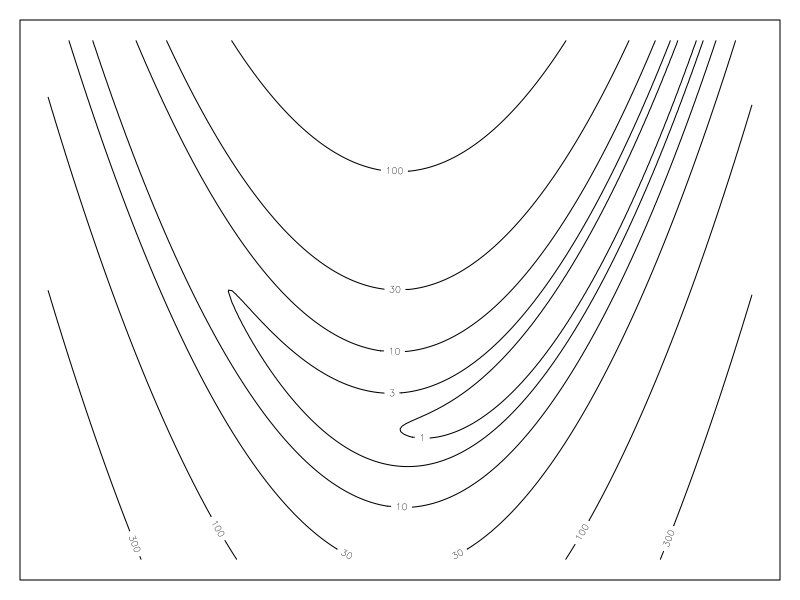
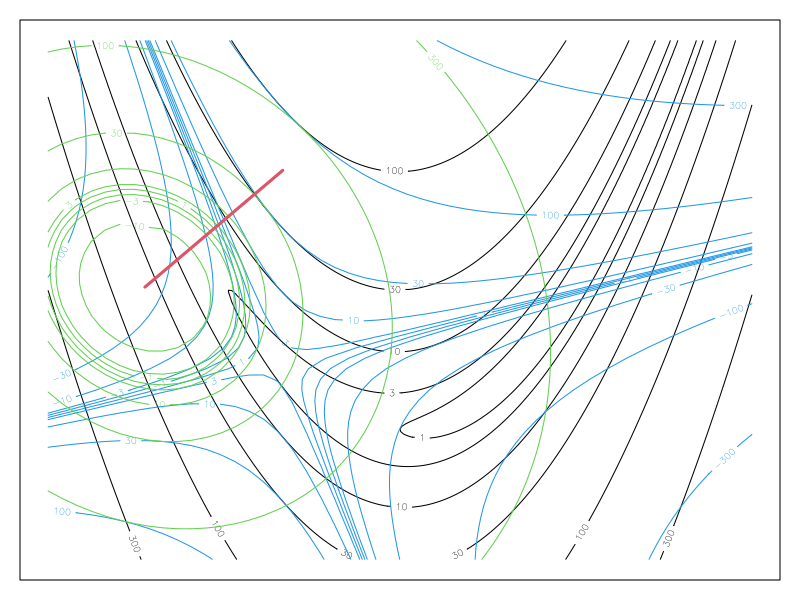
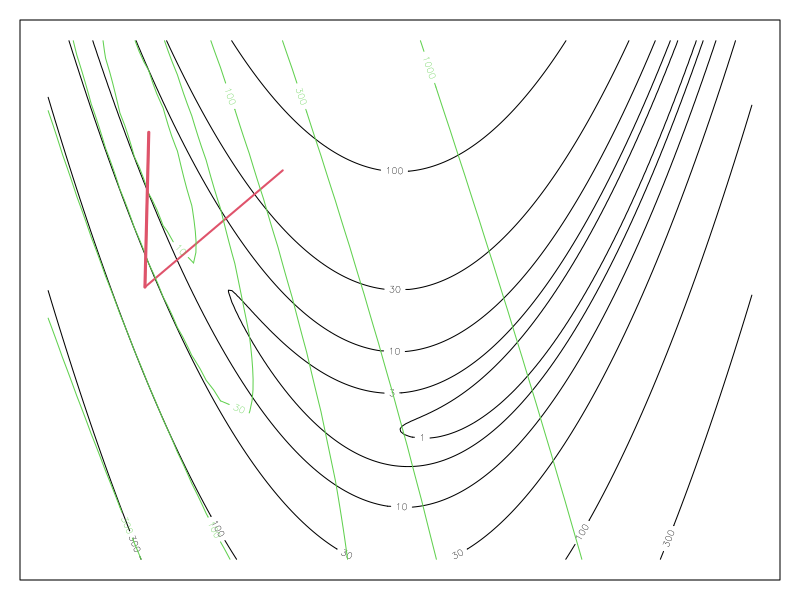
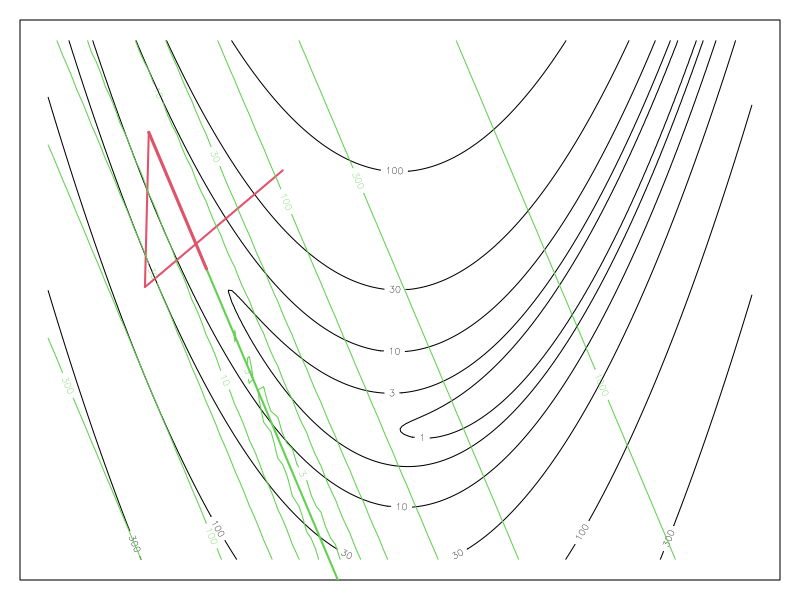
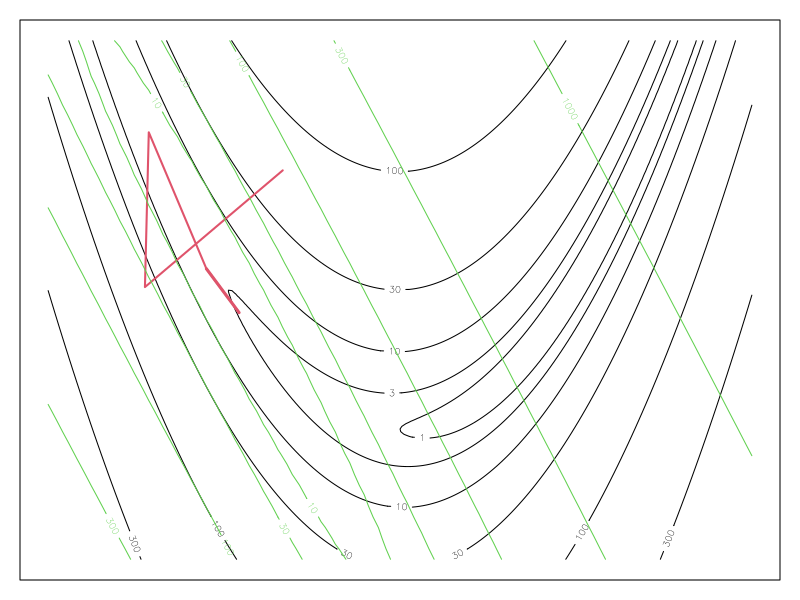
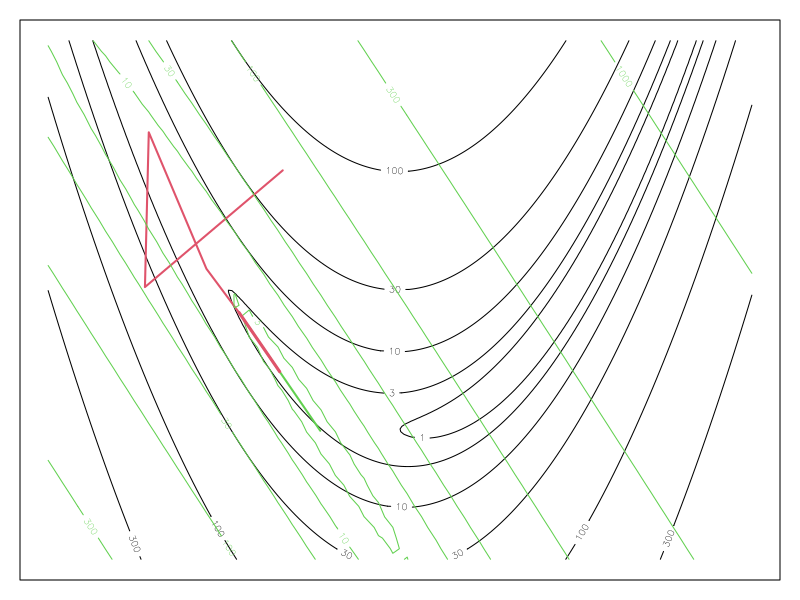
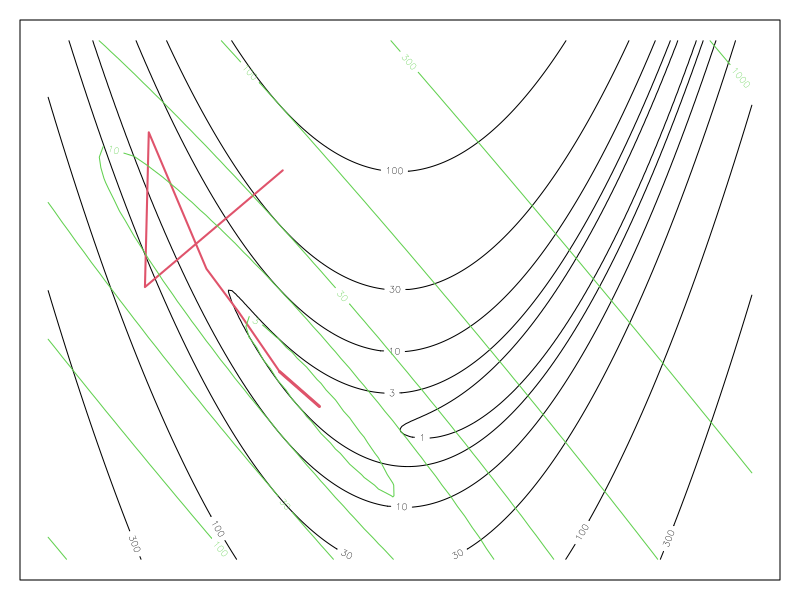
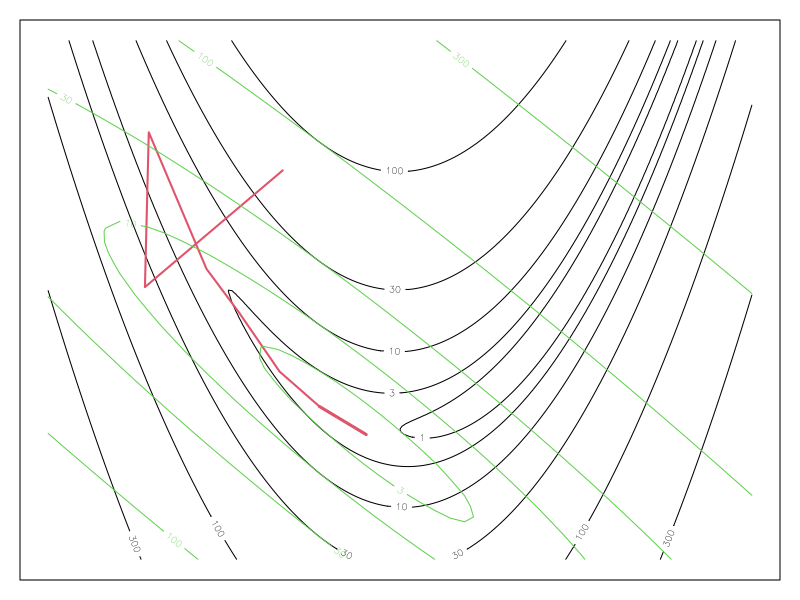

Recreate these plots in R, in order. (Note: this script raises an error after producing the figures.)
## (c) Simon Wood 2007
## source("c:/lnotes/APTS/R-code/optimization/newton.r")

ad.quad <- function(f0,g,H,x,z,col=2,trans=log10,lev=1:10/2,lty=1) {
## function to add a quadratic approximation to a contour
## plot of a function, based on a Taylor expansion
## at x,z
  qap <- function(x,z,f0,g,H) {
    X <- matrix(c(x,z),length(x),2)
    f0 + X%*%g + rowSums((X%*%H)*X)/2
  }
  n <- 50
  xx <- seq(-1.5,1.5,length=n)
  zz <- seq(-.5,1.5,length=n)
  q <- trans(outer(xx-x,zz-z,qap,f0=f0,g=g,H=H)) 
  contour(xx,zz,matrix(q,n,n),col=col,add=TRUE,levels=lev,lty=lty)
}



newton.2d <- function(fn,fn.g,fn.h,x,click=FALSE,trans=log10,lev=1:10/2,stub="newt2d") {
## function to illustrate Newton in
## 2d. x is a 3 by 2 matrix
  kk <- 2
  n <- 200
  xx <- seq(-1.5,1.5,length=n)
  zz <- seq(-.5,1.5,length=n)
  f <- outer(xx,zz,fn)
  if (TRUE){ 
    track.col <- 2;
    ap.col1 <- 4;ap.lty1=1
    ap.col2 <- 3;ap.lty2=1
    lwd.trial <- 2
    rb.col <- 1
  } else {
    track.col <- 1;
    ap.col1 <- 1;ap.lty1=1
    ap.col2 <- 1;ap.lty2=4
    lwd.trial <- 1
    rb.col <- "grey"
  }
  xl <- x[1]
  zl <- x[2]
  converged <- FALSE
  fi <- 0
  if (!click) { pdf(paste(stub,fi,".pdf",sep=""),width=8,height=6)
    par(mfrow=c(1,1),mar=c(1,1,1,1)); fi <- fi + 1}
  contour(xx,zz,matrix(trans(f),n,n),levels=lev,
            xaxt="n",yaxt="n",col=rb.col)
  if (!click) dev.off()
  g <- fn.g(x[1],x[2])
  while (!converged) {
    ## first get the quad approx.
    f0 <- fn(x[1],x[2])
   
    H <- fn.h(x[1],x[2])
    if (!click) { pdf(paste(stub,fi,".pdf",sep=""),width=8,height=6)
    par(mfrow=c(1,1),mar=c(1,1,1,1)); fi <- fi + 1}
    contour(xx,zz,matrix(trans(f),n,n),levels=lev,
            xaxt="n",yaxt="n",col=rb.col)
    if (length(xl)>1) lines(xl,zl,col=track.col,lwd=2)
    
    ## Now check for +ve definiteness
    eh <- eigen(H,symmetric=TRUE)
    ind <- eh$values<0
    if (sum(ind)) ad.quad(f0,g,H,x[1],x[2],trans=trans,lev=lev,
                  col=ap.col1,lty=ap.lty1) ## plot it
    eh$values[ind] <- -eh$values[ind]
    H <- eh$vectors%*%(eh$values*(t(eh$vectors)))
    ad.quad(f0,g,H,x[1],x[2],col=ap.col2,trans=trans,lev=lev,
            lty=ap.lty2) ## plot modified quad ap
    ## get search direction
    dx <- solve(H,-g)
    x1 <- x + dx 
    lines(c(x[1],x1[1]),c(x[2],x1[2]),col=ap.col2,lwd=lwd.trial)
    f1 <- fn(x1[1],x1[2])
    while (f1>f0) { ## step halving loop
      dx <- dx/2
      x1 <- x+dx
      f1 <- fn(x1[1],x1[2])
    }  
    lines(c(x[1],x1[1]),c(x[2],x1[2]),col=track.col,lwd=3)
    x <- x1
    xl <- c(xl,x[1])
    zl <- c(zl,x[2])
    kk <- kk+1
    g <- fn.g(x[1],x[2])
    converged <- (max(abs(g))<1e-7)
    if (converged) points(x[1],x[2],pch=20)
    if (click) dum <- locator(1) else dev.off()
  }
 # points(x[1],x[2],pch=20)
  x
}


rb <- function(x,z) {
## Rosenbrock's function
  100*(z-x^2)^2 + (1-x)^2 
}

rb.grad <- function(x,z) {
## gradient of rosenbrocks function at a single point
  g <- rep(NA,2)
  g[2] <- 200*(z-x^2)
  g[1] <- 400*(x^3-z*x) + 2*(x-1)
  g
}

rb.hess <- function(x,z) {
## Hessian of Rosenbrock's function, at a single point
  H <- matrix(NA,2,2)
  H[2,2] <- 200
  H[1,1] <- 1200*x^2 - 400*z + 2
  H[2,1] <- H[1,2] <- -400*x
  H
}


lev <- c(-10^(3:-3),10^(-3:3))
lev <- c(-1000,-300,-100,-30,-10,-3,-1,1,3,10,30,100,300,1000)
ps <- FALSE
if (ps) { postscript("c:/lnotes/APTS/newton.eps")
par(mfrow=c(5,4),mar=c(1,1,1,1))} else {
par(mfrow=c(1,1),mar=c(1,1,1,1))
}
xx <- c(-.5,1)
setwd("~sw283/lnotes/StatProg/opt/ani")
res <- newton.2d(rb,rb.grad,rb.hess,xx,click = FALSE,trans=function(x) 11*(exp(x*.02)/(1+exp(x*.02))-.5),lev=c(-(5:1),0.2,1:5))


print(res)
if (ps) dev.off()
lev <- c(-1000,-300,-100,-30,-10,-3,-1,1,3,10,30,100,300,1000)
res <- newton.2d(rb,rb.grad,rb.hess,xx,click = !ps,trans=I,lev=lev)

## co-ord descent...

cd.2d <- function(fn,fn.g,fn.h,x,click=FALSE,trans=log10,lev=1:10/2,stub="newt2d") {
## function to illustrate co-ord descent in
## 2d. x is a 3 by 2 matrix
  kk <- 2
  n <- 200
  xx <- seq(-1.5,1.5,length=n)
  zz <- seq(-.5,1.5,length=n)
  f <- outer(xx,zz,fn)
  if (TRUE){ 
    track.col <- 2;
    ap.col1 <- 4;ap.lty1=1
    ap.col2 <- 3;ap.lty2=1
    lwd.trial <- 2
    rb.col <- 1
  } else {
    track.col <- 1;
    ap.col1 <- 1;ap.lty1=1
    ap.col2 <- 1;ap.lty2=4
    lwd.trial <- 1
    rb.col <- "grey"
  }
  xl <- x[1]
  zl <- x[2]
  converged <- FALSE
  if (!click) { pdf(paste(stub,0,".pdf",sep=""),width=8,height=6)
    par(mfrow=c(1,1),mar=c(1,1,1,1)); }
  contour(xx,zz,matrix(trans(f),n,n),levels=lev,
            xaxt="n",yaxt="n",col=rb.col)
	    points(1,1,pch=3)
  if (!click) dev.off()
  g <- fn.g(x[1],x[2])
  xt <- zt <- rep(NA,1000000)
  k <- 1
  xt[k] <- x[1]
  zt[k] <- x[2]
  while (!converged&&k<41) {
    if (!click) { pdf(paste(stub,k,".pdf",sep=""),width=8,height=6)
    par(mfrow=c(1,1),mar=c(1,1,1,1));}
    contour(xx,zz,matrix(trans(f),n,n),levels=lev,
            xaxt="n",yaxt="n",col=rb.col)
    points(1,1,pch=3)
    ## optimize z
    x2 <- optimize(function(z,x) rb(x,z),c(-.5,1.5),x=x[1],tol=1e-8)$minimum
    k <- k + 1
    xt[k] <- xt[k-1]
    x[2] <- zt[k] <- x2
    lines(xt[1:k],zt[1:k],col=2,lwd=2)
    if (!click) dev.off()
    if (!click) { pdf(paste(stub,k,".pdf",sep=""),width=8,height=6)
    par(mfrow=c(1,1),mar=c(1,1,1,1));}
    contour(xx,zz,matrix(trans(f),n,n),levels=lev,
            xaxt="n",yaxt="n",col=rb.col)
	    points(1,1,pch=3)
    ## optimize x
    x1 <- optimize(fn,c(-1.5,1.5),z=x[2],tol=1e-8)$minimum
    k <- k + 1
    zt[k] <- zt[k-1]
    x[1] <- xt[k] <- x1
    lines(xt[1:k],zt[1:k],col=2,lwd=2)
    g <- fn.g(x[1],x[2])
    converged <- (max(abs(g))<1e-3)
    if (converged) points(x[1],x[2],pch=20)
    cat(k,"  ",max(abs(g)),"\n")
    if (click) dum <- locator(1) else dev.off()
  }
  k
}

cd.2d(rb,rb.grad,rb.hess,xx,click = FALSE,trans=function(x) 11*(exp(x*.02)/(1+exp(x*.02))-.5),
      lev=c(-(5:1),0.2,1:5),stub="cd")

## polytope

utope <- function(fn,x) {
## update the polytope in x
  ff <- fn(x[,1],x[,2])
  if (max(ff)-min(ff) < 1e-4*abs(mean(ff)+.1)) return(as.numeric(x[ff==min(ff),]))
  worst <- (1:3)[ff==max(ff)]
  best.centroid <- colMeans(x[-worst,])
  xn <- 2*best.centroid - x[worst,]
  f.new <- fn(xn[1],xn[2])
  if (f.new < min(ff)) { ## new best point -- try expansion
    xe <- best.centroid + 2*(xn - best.centroid)
    fe <- fn(xe[1],xe[2]) ## trying expanded step
    if (fe<f.new) x[worst,] <- xe else x[worst,] <- xn
  } else 
  if (f.new > max(ff[-worst])) { ## new worst step -- contract
     f.thresh <- min(f.new,max(ff))
     f.c <- f.thresh+1
     gamma <- .5
     if (f.new >= max(ff)) {
       xc <- best.centroid + gamma*(x[worst,]-best.centroid)
     } else {
       xc <- best.centroid + gamma*(xn-best.centroid)
     }
     gamma <- gamma/2
     f.c <- fn(xc[1],xc[2])
     if (f.c < f.thresh) x[worst,] <- xc else {
       ## shrink towards best
       best <- (1:3)[ff==min(ff)]
       x <- t(.5*t(x) + .5*x[best,])
     }
  } else { 
    x[worst,] <- xn
  }
  x
}


polytope.2d <- function(fn,x=c(-.5,1),click=FALSE,dx=.1,trans=function(x) 11*(exp(x*.02)/(1+exp(x*.02))-.5),lev=c(-(5:1),0.2,1:5),stub="nm2d",...) {
## function to illustrate nelder-mead polytope in
## 2d. x is a 3 by 2 matrix

  n <- 100
  xx <- seq(-1.5,1.5,length=n)
  zz <- seq(-.5,1.5,length=n)
  f <- outer(xx,zz,rb)
  
  if (click) contour(xx,zz,matrix(trans(f),n,n),levels=lev,xaxt="n",yaxt="n",...)

  z <- x
  x <- matrix(c(z[1],z[1]+dx,z[1],z[2],z[2],z[2]+dx),3,2)
  kk <- 2
  ff <- rep(0,3)
  jj <- 1
  if (!click) {
    ltype <- c(1,1,1)
    lcol <- 2:4
    ppch <- c(20,20,20)
  } else {
    ltype <- c(1,1,2)
    lcol <- c("black","grey","black")
    ppch <- c(20,20,21)
  }
  
  while (is.matrix(x)) {
    if (!click) {
    if (kk>2) dev.off()
    pdf(paste(stub,kk-2,".pdf",sep=""),width=8,height=6)
    par(mfrow=c(1,1),mar=c(1,1,1,1));
    contour(xx,zz,matrix(trans(f),n,n),levels=lev,xaxt="n",yaxt="n",...) }
    for (i in 1:3) ff[i] <- fn(x[i,1],x[i,2])
    k  <- (1:3)[ff==max(ff)]
    #kol = kk;lt <- 1;pc <- 20
    kol <- lcol[jj];lt <- ltype[jj];pc <- ppch[jj]
    if (jj==3) jj <- 1 else jj <- jj + 1 
    points(x[k,1],x[k,2],col=kol,pch=pc) ## plot worst
    lines(x[1:2,1],x[1:2,2],col=kol,lty=lt)
    lines(x[2:3,1],x[2:3,2],col=kol,lty=lt)
    lines(c(x[3,1],x[1,1]),c(x[3,2],x[1,2]),col=kol,lty=lt)
    x <- utope(fn,x)
    kk <- kk+1 
    if (click) dum <- locator(1) 
    #ani.record()
  }
  points(x[1],x[2],pch=20,cex=2)
  if (!click) dev.off()
  #ani.record()
  c(x,kk)
}


rb <- function(x,z) {
  100*(z-x^2)^2 + (1-x)^2 
}
setwd("~sw283/lnotes/StatProg/opt/ani")
res <- polytope.2d(rb,c(-.5,1),FALSE,cex.lab=1.8,
            cex.axis=1.6,cex=1.5)
	    
ps <- FALSE
if (ps) { postscript("c:/lnotes/APTS/polytope.eps")
par(mfrow=c(1,1),mar=c(6,6,1,1)) } else {
par(mfrow=c(1,1),mar=c(1,1,1,1))
}

xx <- c(-.5,1)
res <- polytope.2d(rb,xx,FALSE)
print(res)
if (ps) dev.off()



